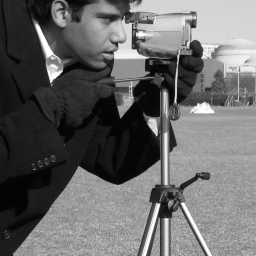
#> input picture data/clean/camera.png, 256 x 256 px
$ python demo.py
#> lines starting #> are read from the running program, lines starting #| are printed output that depends on the picture; after the words box and inside, x2 and y2 are one past the last pixel; in counts of white or black regions, pixels touching at a corner belong together
### experiment.py
"""Dataset, paired evaluation, parameter study, correctness and timing.
Run: python experiment.py (uses bundled clean PNGs if already prepared).
"""
from pathlib import Path
import argparse, csv, hashlib, json, math, platform, time, os
import numpy as np
from PIL import Image, ImageDraw
from scipy.ndimage import gaussian_filter
import filters

ROOT = Path(__file__).resolve().parent
DATA = ROOT / 'data'
RESULTS = ROOT / 'results'
SEED = 20245641
DENSITIES = [0, .05, .10, .20, .40, .60, .80]
REPEATS = 5
NATURAL = ['camera', 'coins', 'moon', 'astronaut', 'chelsea', 'coffee']
SYNTHETIC = ['thin_lines', 'binary_shapes']
METHODS = {
    'Noisy': lambda a: a.copy(),
    'Mean3': lambda a: filters.mean_filter(a, 3),
    'Median3': lambda a: filters.median_filter(a, 3),
    'Median5': lambda a: filters.median_filter(a, 5),
    'Median7': lambda a: filters.median_filter(a, 7),
    'AMF3': lambda a: filters.adaptive_median(a, 3),
    'AMF5': lambda a: filters.adaptive_median(a, 5),
    'AMF7': lambda a: filters.adaptive_median(a, 7),
    'AMF9': lambda a: filters.adaptive_median(a, 9),
}


def save_json(path, value):
    Path(path).parent.mkdir(parents=True, exist_ok=True)
    Path(path).write_text(json.dumps(value, ensure_ascii=False, indent=2,
                                   allow_nan=False), encoding='utf-8')


def save_image(path, array):
    Path(path).parent.mkdir(parents=True, exist_ok=True)
    Image.fromarray(np.rint(np.clip(array, 0, 255)).astype(np.uint8)).save(path)


def read_image(path):
    return np.asarray(Image.open(path).convert('L'))
#> returned value is the input picture: shape (256, 256); min 2, max 255, mean 103.8


# [40 lines left out: function prepare_data, not called in this run]


def add_noise(clean, density, rng):
    """Replacement probability, not fraction of pixels actually changed."""
#> called with density = 0.4
    u = rng.random(clean.shape)
    noisy = clean.copy()
    noisy[u < density/2] = 0
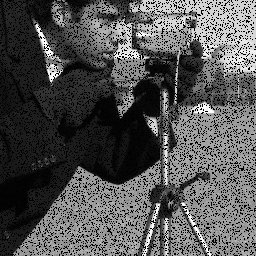
#> noisy: shape (256, 256); 19.75% of pixels changed, all inside (x1, y1, x2, y2) = (0, 0, 256, 256)
    noisy[(u >= density/2) & (u < density)] = 255
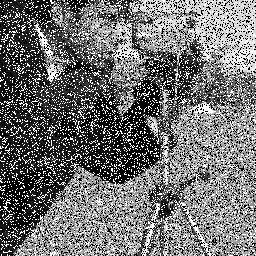
#> noisy: shape (256, 256); min 0, max 255, mean 113.6
    return noisy, u < density


def metrics(clean, output):
    x,y = clean.astype(np.float64)/255, np.asarray(output,dtype=np.float64)/255
    mse = float(np.mean((x-y)**2))
    psnr = None if mse == 0 else -10*math.log10(mse)
    kw = dict(sigma=1.5, mode='reflect', truncate=3.5)
    ux,uy=gaussian_filter(x,**kw),gaussian_filter(y,**kw)
    vx=gaussian_filter(x*x,**kw)-ux*ux
    vy=gaussian_filter(y*y,**kw)-uy*uy
    cov=gaussian_filter(x*y,**kw)-ux*uy
    ssim_map=((2*ux*uy+.01**2)*(2*cov+.03**2))/((ux*ux+uy*uy+.01**2)*(vx+vy+.03**2))
    ssim=float(ssim_map[5:-5,5:-5].mean())
    return {'mse':mse, 'psnr_db':psnr, 'ssim':ssim}


# [119 lines left out: functions check_implementations, run, not called in this run]


# [5 lines that do not run on import are left out]

### filters.py
"""Independently implemented spatial filters for this course experiment.

All windows read the ORIGINAL input, never a partially updated output.
Symmetric padding repeats the edge pixel (half-sample symmetry).
No library median/adaptive-median filtering implementation is called.
"""
import numpy as np
from numpy.lib.stride_tricks import sliding_window_view


def _check(image, size):
    a = np.asarray(image)
    if a.ndim != 2 or a.dtype != np.uint8:
        raise ValueError('Input must be a 2-D uint8 grayscale image.')
    if not isinstance(size, int) or size < 3 or size % 2 == 0:
        raise ValueError('Window size must be an odd integer >= 3.')
    return a


def windows(image, size):
    a = _check(image, size)
    return sliding_window_view(np.pad(a, size // 2, mode='symmetric'), (size, size))


def mean_filter(image, size=3):
    """Floating-point arithmetic mean; no rounding before evaluation."""
    return windows(image, size).mean(axis=(-2, -1), dtype=np.float64)


def median_filter(image, size=3):
    w = windows(image, size).reshape(*image.shape, size * size)
    rank = size * size // 2
    return np.partition(w, rank, axis=-1)[..., rank]


def adaptive_median(image, max_size=7, return_maps=False):
    """Two-stage min/median/max AMF with window growth 3, 5, ..., max_size.

    Stage A: min < median < max. Otherwise grow, or return the last
    median at the size limit. Stage B: preserve the original center if
    min < center < max; otherwise use that window's median.
    Only unresolved pixels are gathered at larger windows. This changes
    computation, not the algorithm's output. No noise-generation mask is used.
    """
    a = _check(image, max_size)
    result = a.copy()
    unresolved = np.ones(a.shape, dtype=bool)
    sizes = np.zeros(a.shape, dtype=np.uint8)
    fallback = np.zeros(a.shape, dtype=bool)
    for size in range(3, max_size + 1, 2):
        yy, xx = np.nonzero(unresolved)
        if not len(yy):
            break
        patches = windows(a, size)[yy, xx].reshape(-1, size * size)
        low, high = patches.min(axis=1), patches.max(axis=1)
        rank = size * size // 2
        med = np.partition(patches, rank, axis=1)[:, rank]
        valid = (low < med) & (med < high)
        center = a[yy, xx]
        keep_center = (low < center) & (center < high)
        resolved_value = np.where(keep_center, center, med)
        done = valid if size < max_size else np.ones(len(yy), dtype=bool)
        result[yy[done], xx[done]] = np.where(valid, resolved_value, med)[done]
        sizes[yy[done], xx[done]] = size
        fallback[yy[done], xx[done]] = (~valid)[done]
        unresolved[yy[done], xx[done]] = False
    if return_maps:
        return result, {'window_size': sizes, 'fallback': fallback,
                        'changed': result != a}
    return result


# [19 lines left out: function adaptive_median_reference, not called in this run]

### demo.py
"""Single-image demo. Examples: python demo.py --density 0.4
python demo.py --image path/to/image.png --density 0.6
"""
import argparse
from pathlib import Path
import numpy as np
from PIL import Image,ImageDraw
from experiment import ROOT,DATA,read_image,add_noise,metrics,METHODS,save_json,save_image

p=argparse.ArgumentParser()
p.add_argument('--image',type=Path,default=DATA/'clean/camera.png')
p.add_argument('--density',type=float,default=.4)
a=p.parse_args()
if not 0<=a.density<=1:p.error('--density must be between 0 and 1')
clean=read_image(a.image)
noisy,_=add_noise(clean,a.density,np.random.default_rng(20245641))
out=ROOT/'demo_output';out.mkdir(exist_ok=True)
methods=['Noisy','Mean3','Median3','Median5','Median7','AMF7']
canvas=Image.new('RGB',(3*256,2*288),'white');draw=ImageDraw.Draw(canvas)
#> after `canvas = Image.new('RGB', (3 * 256, 2 * 288), 'white')`: canvas: PIL image 768x576 RGB; every value is 255
scores={}
for i,m in enumerate(methods):
    result=METHODS[m](noisy);save_image(out/f'{m}.png',result)
    scores[m]=metrics(clean,result)
    thumbnail=Image.fromarray(np.rint(np.clip(result,0,255)).astype(np.uint8))
    thumbnail.thumbnail((256,256))
    x,y=i%3*256,i//3*288
    canvas.paste(thumbnail,(x,y+32));value=scores[m]['psnr_db']
    draw.text((x+6,y+8),f'{m}  PSNR '+(f'{value:.2f}' if value is not None else 'infinity'),fill='black')
#> this loop made 6 passes
#> (mse in metrics, psnr in metrics, ssim in metrics, value) on passes 1 to 6: (0.134, 8.74, 0.0656, 8.74), (0.0291, 15.36, 0.199, 15.36), (0.017, 17.7, 0.486, 17.7), (0.00479, 23.2, 0.727, 23.2), (0.00523, 22.82, 0.691, 22.82), (0.00197, 27.06, 0.885, 27.06)
#> pass 1, in metrics, `ux,uy=gaussian_filter(x,**kw),gaussian_filter(y,**kw)`:
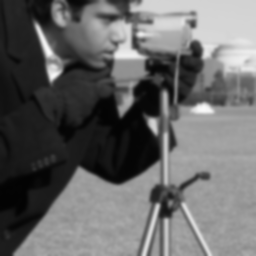
#> ux: shape (256, 256) float64; min 0.0119, max 0.981, mean 0.407
#> pass 1, in metrics, `ux,uy=gaussian_filter(x,**kw),gaussian_filter(y,**kw)`:
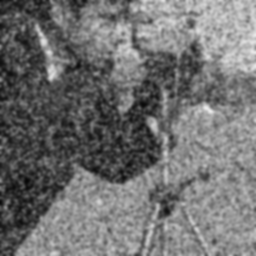
#> uy: shape (256, 256) float64; min 0.0276, max 0.921, mean 0.446
#> after the loop:
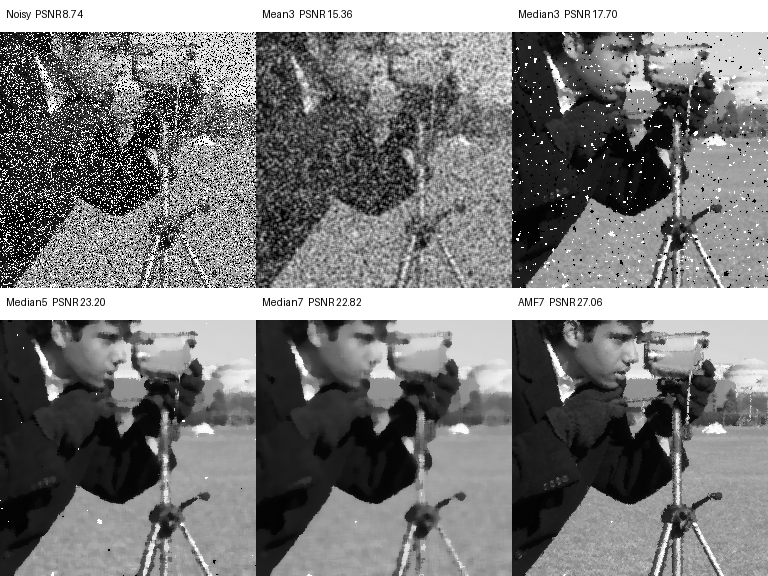
#> canvas: PIL image 768x576 RGB; min 0, max 255, mean 122.9
#> after the loop:
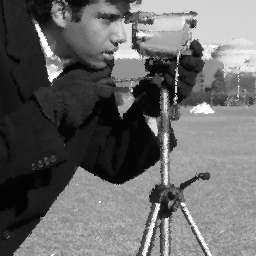
#> result: shape (256, 256); min 2, max 255, mean 103.7
#> after the loop, scores = 6 items
canvas.save(out/'comparison.png');save_json(out/'metrics.json',scores)
print('Saved demo_output/comparison.png and metrics.json')

$ run again, with data/clean/astronaut.png copied over data/clean/camera.png
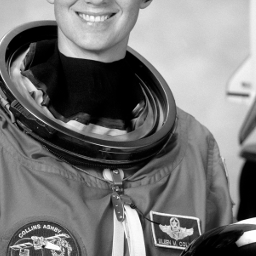
#> input picture data/clean/astronaut.png, 256 x 256 px
#> in read_image, returned value is the input picture: shape (256, 256); min 0, max 255, mean 119.1
#> the loop `for i,m in enumerate(methods):` made 6 passes
#> (mse in metrics, psnr in metrics, ssim in metrics, value) on passes 1 to 6: (0.134, 8.74, 0.0724, 8.74), (0.0291, 15.36, 0.23, 15.36), (0.0164, 17.86, 0.543, 17.86), (0.00499, 23.02, 0.8, 23.02), (0.0057, 22.44, 0.755, 22.44), (0.00219, 26.6, 0.915, 26.6)
#> pass 1, in metrics, `ux,uy=gaussian_filter(x,**kw),gaussian_filter(y,**kw)`:
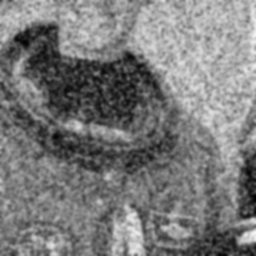
#> uy: shape (256, 256) float64; min 0.0105, max 0.964, mean 0.482
#> after the loop `for i,m in enumerate(methods):`:
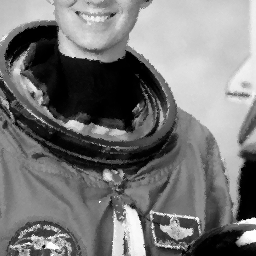
#> result: shape (256, 256); min 0, max 255, mean 119.2
#> after the loop `for i,m in enumerate(methods):`: scores = 6 items

$ run again, with data/clean/coffee.png copied over data/clean/camera.png
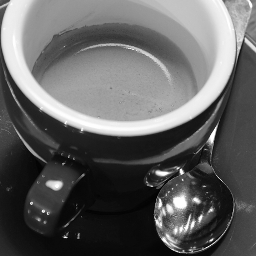
#> input picture data/clean/coffee.png, 256 x 256 px
#> in read_image, returned value is the input picture: shape (256, 256); min 0, max 255, mean 97.2
#> the loop `for i,m in enumerate(methods):` made 6 passes
#> (mse in metrics, psnr in metrics, ssim in metrics, value) on passes 1 to 6: (0.14, 8.55, 0.0484, 8.55), (0.0313, 15.05, 0.179, 15.05), (0.0168, 17.75, 0.501, 17.75), (0.00387, 24.12, 0.843, 24.12), (0.00413, 23.84, 0.824, 23.84), (0.00155, 28.11, 0.929, 28.11)
#> pass 1, in metrics, `ux,uy=gaussian_filter(x,**kw),gaussian_filter(y,**kw)`:
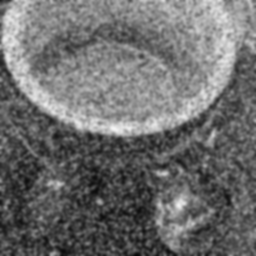
#> uy: shape (256, 256) float64; min 0.0298, max 0.96, mean 0.43
#> after the loop `for i,m in enumerate(methods):`:
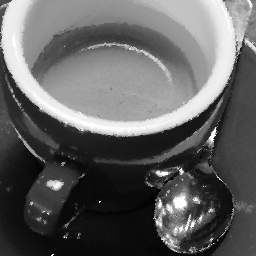
#> result: shape (256, 256); min 1, max 255, mean 97
#> after the loop `for i,m in enumerate(methods):`: scores = 6 items
